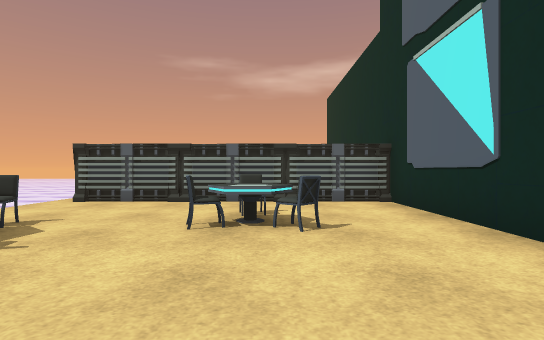
view 1 (above)

12 first-person views from a walk through a scene from a Unity 3-D project. The camera is 1.2 m above the floor, looks level and sees 80° across. Doors are open. The floor is counted in squares, 2 m on a side. Each view is taken from the middle of a square. On the plan, view 1 faces up. The plan holds only what a view shows up to about 10 squares ahead; the rest is blank. The place goes on beyond the plan. The player character is not drawn. Some animated figures are left out. Some surface patterns are stand-ins.

view 2
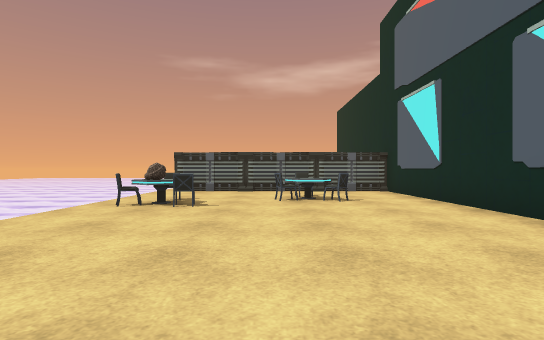

view 3
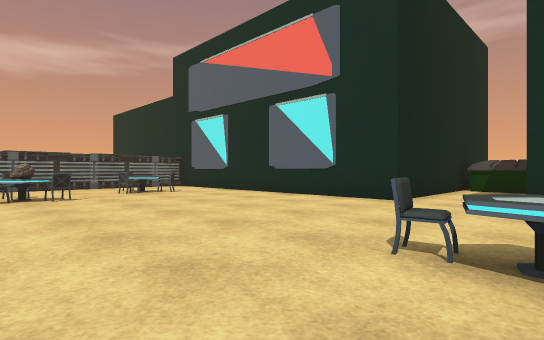

view 4
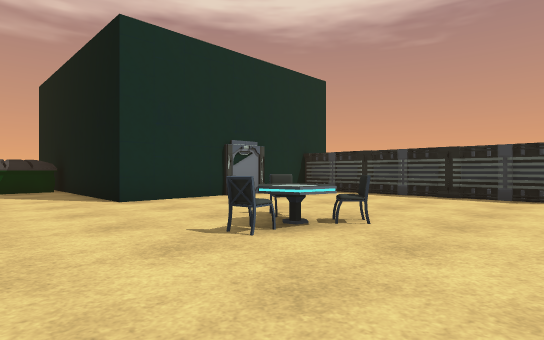

view 5
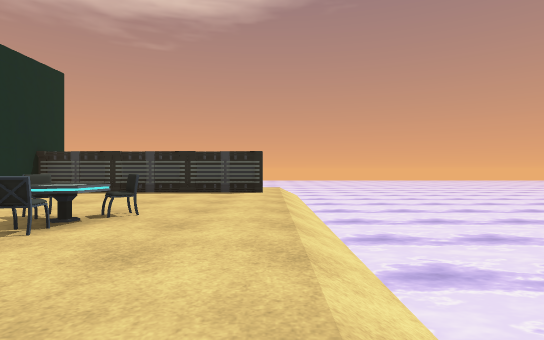

view 6
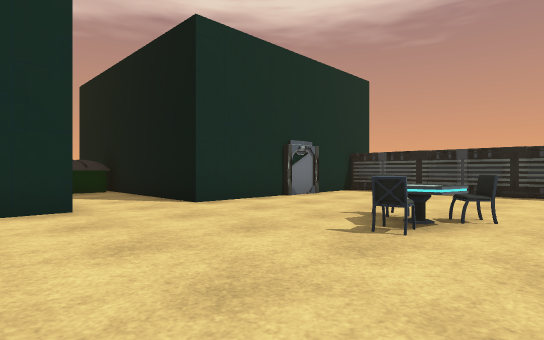

view 7
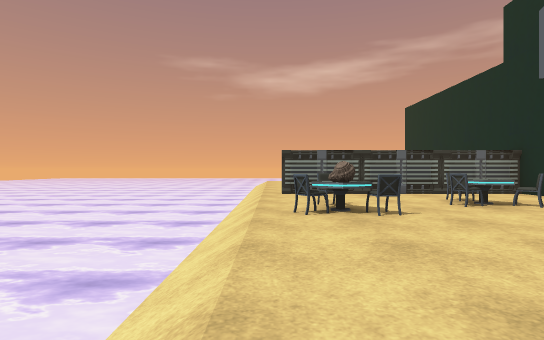

view 8
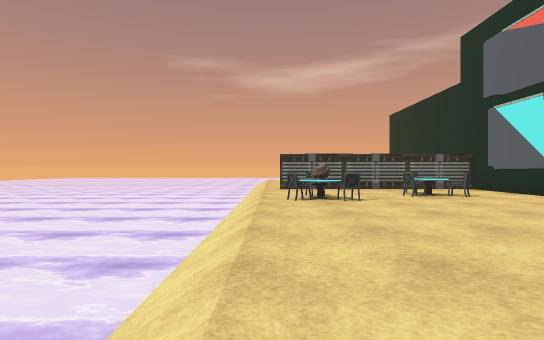

view 9
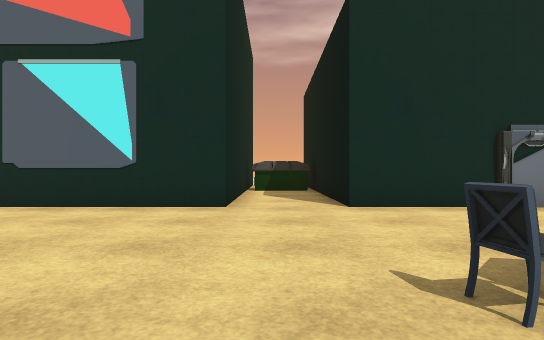

view 10
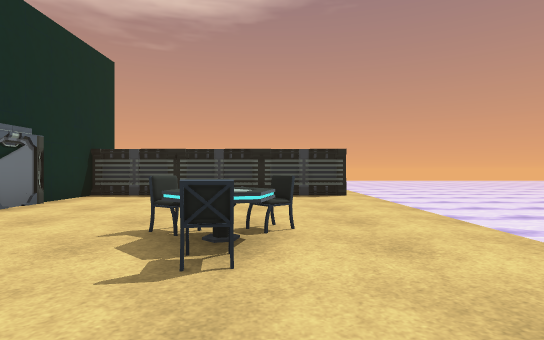

view 11
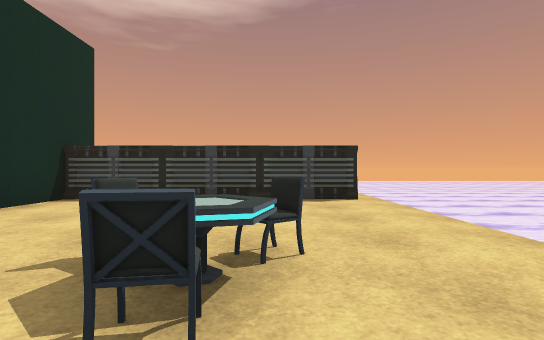

view 12
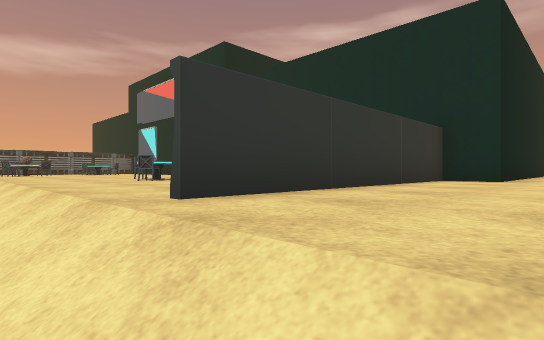

### Floor plan
Key: @ floor where view 1 was taken; # wall or solid block; . floor; ~ water the walk can cross; ≈ water the walk keeps out of; C chair; T table; B bin; O other object.
Columns run from 6 left of view 1 to 8 right of it. Each row starts with its distance up from view 1.
  8 ≈~.
  7 ≈~.
  6 ≈~.#######
  5 ≈~.......#
  4 ≈~.O.CC..#
  3 ≈~CC..C..#
  2 ≈~.TC....#
  1 ≈~.......#
  0 ≈~....@..#
 -1 ≈~.......#
 -2 ≈~.......#####
 -3 ≈~...........B
 -4 ≈~...C.......#
 -5 ≈~..CC...######
 -6 ≈~.......#
 -7 ≈~.......#
 -8 ≈~.......#
 -9 ≈~.......#
-10 ≈~.############
-11 ≈~...........
-12 ≈~.....
-13 ≈

Positions as (right, up) in squares from view 1, and headings:
1: (0, 0), facing up
2: (-1, -3), facing up
3: (-4, -5), facing up-right
4: (-4, -2), facing down-right
5: (-4, -1), facing down
6: (-3, -1), facing down-right
7: (-4, -2), facing up
8: (-4, -4), facing up
9: (-3, -3), facing right
10: (-2, -2), facing down
11: (-2, -3), facing down
12: (-5, -12), facing up-right
